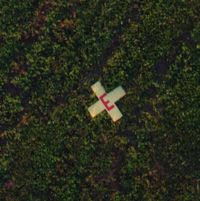
//> input picture y2016/sample_terrain/single_target_1.jpg, 200 x 201 px, given in place of the camera
$ ./color_tracking   (built with g++ and OpenCV 4)
//> lines starting //> are read from the running program, lines starting //| are printed output that depends on the picture; after the words box and inside, x2 and y2 are one past the last pixel; in counts of white or black regions, pixels touching at a corner belong together
#include <iostream>

#include "opencv2/highgui/highgui.hpp"
#include "opencv2/imgproc/imgproc.hpp"

using namespace cv;
using namespace std;

int main(int, char **) {
  VideoCapture cap(0);  // capture the video from webcam

  if (!cap.isOpened())  // if not success, exit program
  {
    cout << "Cannot open the web cam" << endl;
    return -1;
  }

  namedWindow("Control",
              CV_WINDOW_AUTOSIZE);  // create a window called "Control"

  int iLowH = 170;
  int iHighH = 179;

  int iLowS = 150;
  int iHighS = 255;

  int iLowV = 60;
  int iHighV = 255;

  // Create trackbars in "Control" window
  createTrackbar("LowH", "Control", &iLowH, 179);  // Hue (0 - 179)
  createTrackbar("HighH", "Control", &iHighH, 179);

  createTrackbar("LowS", "Control", &iLowS, 255);  // Saturation (0 - 255)
  createTrackbar("HighS", "Control", &iHighS, 255);

  createTrackbar("LowV", "Control", &iLowV, 255);  // Value (0 - 255)
  createTrackbar("HighV", "Control", &iHighV, 255);

  int iLastX = -1;
  int iLastY = -1;

  // Capture a temporary image from the camera
  Mat imgTmp;
  cap.read(imgTmp);
//> imgTmp is the input picture: 201 rows x 200 cols, CV_8UC3; mean B, G, R 28, 43.6, 40.1

  // Create a black image with the size as the camera output
  Mat imgLines = Mat::zeros(imgTmp.size(), CV_8UC3);

  while (true) {
    Mat imgOriginal;

    bool bSuccess = cap.read(imgOriginal);  // read a new frame from video

    if (!bSuccess)  // if not success, break loop
    {
      cout << "Cannot read a frame from video stream" << endl;
      break;
    }

    Mat imgHSV;

    cvtColor(imgOriginal, imgHSV,
             COLOR_BGR2HSV);  // Convert the captured frame from BGR to HSV
//> imgHSV: 201 rows x 200 cols, CV_8UC3; mean H, S, V 41.6, 101.1, 45.1

    Mat imgThresholded;

    inRange(imgHSV, Scalar(iLowH, iLowS, iLowV), Scalar(iHighH, iHighS, iHighV),
            imgThresholded);  // Threshold the image
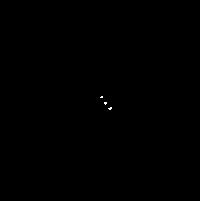
//> imgThresholded: 201 rows x 200 cols, CV_8UC1; 0.05% white in thin lines or dots, all inside (x1, y1, x2, y2) = (100, 96, 112, 110)

    // morphological opening (removes small objects from the foreground)
    erode(imgThresholded, imgThresholded,
          getStructuringElement(MORPH_ELLIPSE, Size(5, 5)));
//> imgThresholded: 201 rows x 200 cols, CV_8UC1; 20 pixels changed, all inside (x1, y1, x2, y2) = (100, 96, 112, 110)
    dilate(imgThresholded, imgThresholded,
           getStructuringElement(MORPH_ELLIPSE, Size(5, 5)));

    // morphological closing (removes small holes from the foreground)
    dilate(imgThresholded, imgThresholded,
           getStructuringElement(MORPH_ELLIPSE, Size(5, 5)));
    erode(imgThresholded, imgThresholded,
          getStructuringElement(MORPH_ELLIPSE, Size(5, 5)));

    // Calculate the moments of the thresholded image
    Moments oMoments = moments(imgThresholded);
//> oMoments = moments, m00 0

    double dM01 = oMoments.m01;
//> dM01 = 0
    double dM10 = oMoments.m10;
//> dM10 = 0
    double dArea = oMoments.m00;
//> dArea = 0

    // if the area <= 10000, I consider that the there are no object in the
    // image and it's because of the noise, the area is not zero
    if (dArea > 10000) {
      // calculate the position of the ball
      int posX = dM10 / dArea;
      int posY = dM01 / dArea;

      if (iLastX >= 0 && iLastY >= 0 && posX >= 0 && posY >= 0) {
        // Draw a red line from the previous point to the current point
        line(imgLines, Point(posX, posY), Point(iLastX, iLastY),
             Scalar(0, 0, 255), 2);
      }

      iLastX = posX;
      iLastY = posY;
    }

    imshow("Thresholded Image", imgThresholded);  // show the thresholded image

    imgOriginal = imgOriginal + imgLines;
    imshow("Original", imgOriginal);  // show the original image

    if (waitKey(30) == 27)  // wait for 'esc' key press for 30ms. If 'esc' key
//> the Esc key is pressed
                            // is pressed, break loop
    {
      cout << "esc key is pressed by user" << endl;
      break;
    }
  }

  return 0;
}
